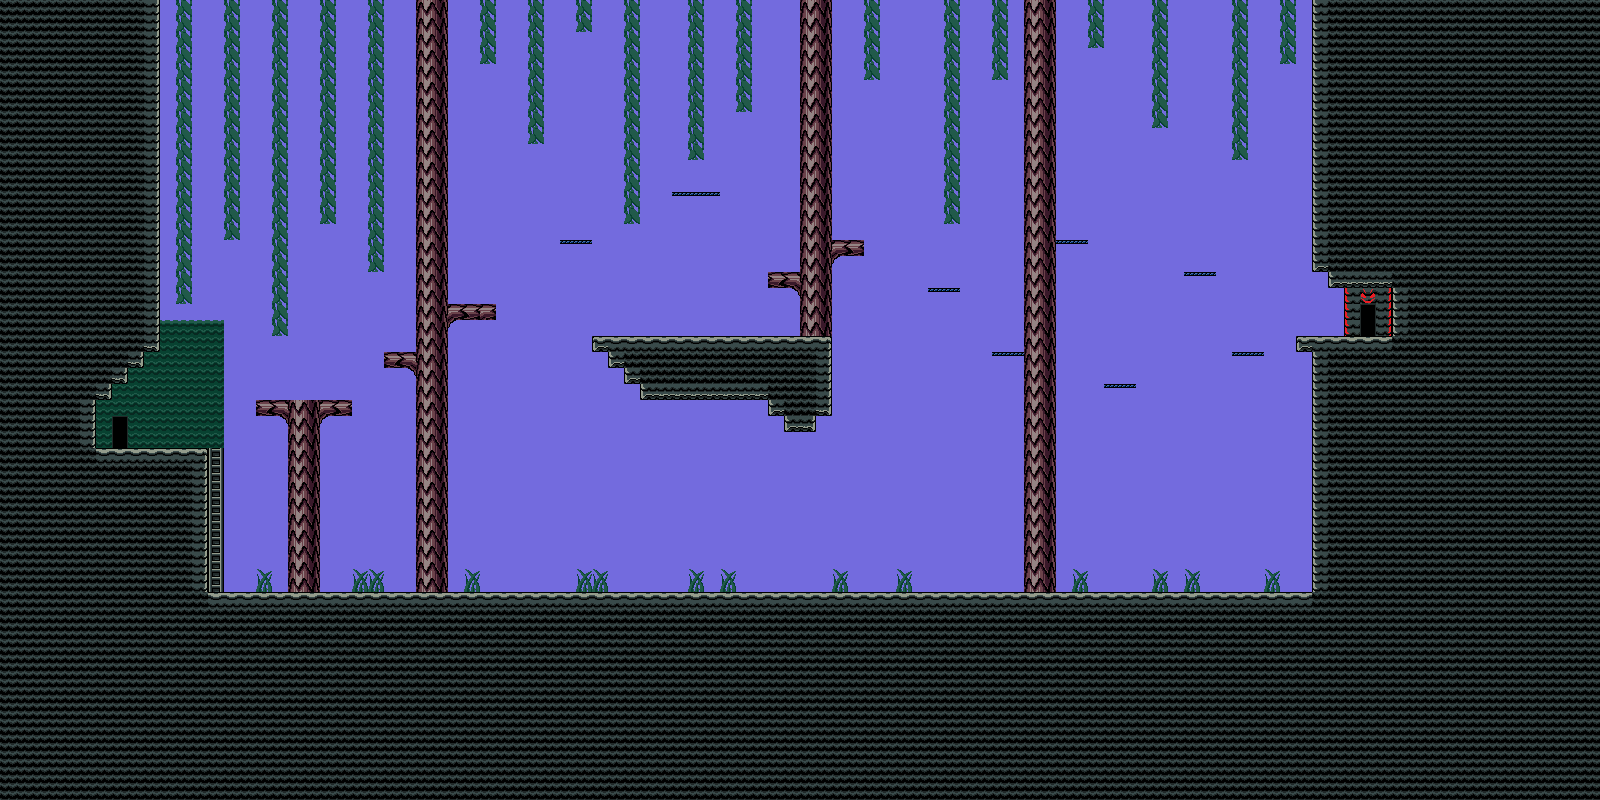

This is a level from a 2D game, rendered from its Tiled map with the project's own tilesets. A one-line summary and the map file follow, with tile-layer data summarised:
An orthogonal 100x50 tile map with 16x16 px tiles, 2 tile layers (Fondo, Piso).

<map version="1.2" tiledversion="1.2.3" orientation="orthogonal" renderorder="right-down" width="100" height="50" tilewidth="16" tileheight="16" infinite="0" nextlayerid="3" nextobjectid="1">
 <tileset firstgid="1" name="bloqueswario3" tilewidth="16" tileheight="16" spacing="1" tilecount="96" columns="8">
  <image source="../images/bloqueswario3.png" width="135" height="203" />
 </tileset>
 <layer id="2" name="Fondo" width="100" height="50">
  <properties>
   <property name="type" type="int" value="0" />
  </properties>
  <data>[5000 cells, 2578 non-empty, 16 distinct tile ids]</data>
 </layer>
 <layer id="1" name="Piso" width="100" height="50">
  <properties>
   <property name="collision" type="bool" value="true" />
  </properties>
  <data>[5000 cells, 2422 non-empty, 16 distinct tile ids]</data>
 </layer>
</map>
